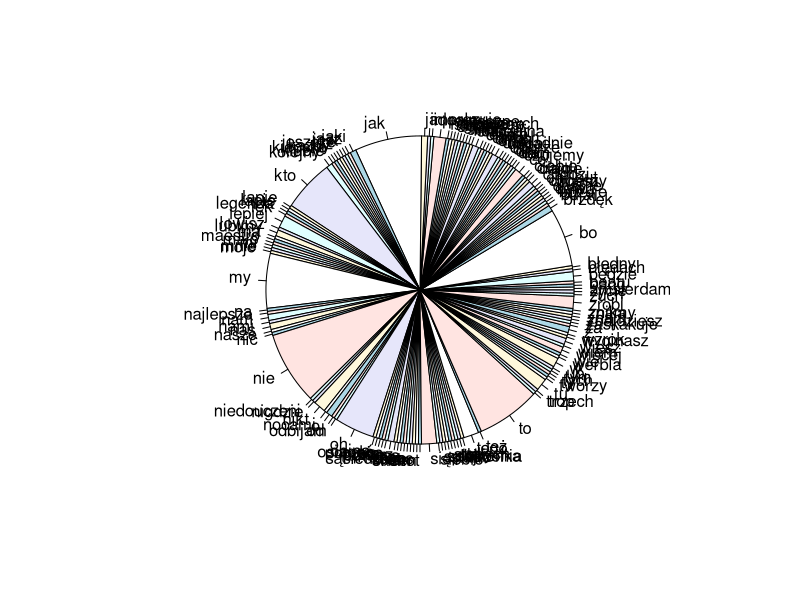
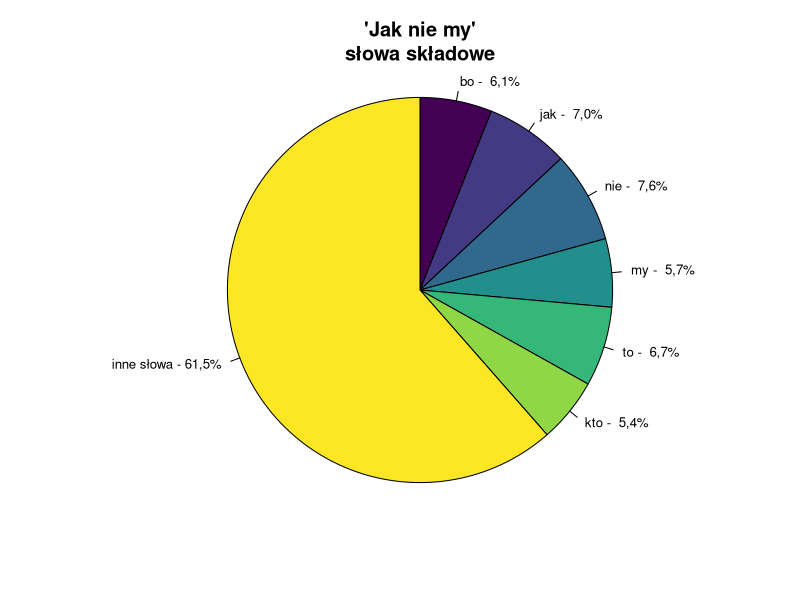

Write R code to recreate these figures, in order.
lyr <- "Bo jak nie my to kto
Bo jak nie my to kto
Bo jak nie my to kto oh oh oh
Bo jak nie my to kto
Bo jak nie my to nikt tego lepiej nie zrobi tu
Daj więcej beatu maestro
Buja się całe sąsiedztwo
Nie znamy granic i przez to
Potem czujemy się kiepsko
Niedouczeni na błędach
Dzisiaj się tworzy legenda
Za pomocą stopy i werbla
Dodaj do tego Amsterdam
Wiesz dokładnie o co chodzi nam
Bo Ty chcesz osiągać idealny stan
Kto
Bo jak nie my to kto
Bo jak nie my to kto oh oh
Bo jak nie my to kto
Bo jak nie my to nikt tego lepiej nie zrobi tu
To są nasze najlepsze dni
Zaskakuje sam siebie i
Potem z rana już nie wiem nic
Ciągle mało jest jeszcze mi
Moje życie bywa jak film
Imprezuje jak Charlie Sheen
Dynia pęka jak w Halloween
Drina goni kolejny drin
Wiesz dokładnie o co chodzi nam
Bo ja też nocami odbijam się od ścian
Kto
Bo jak nie my to kto
Bo jak nie my to kto oh oh oh
Bo jak nie my to kto
Bo jak nie my to nikt tego lepiej nie zrobi tu
My lubimy jazz i lubimy chillout
Jaki ma sens się dziś spinać
Buzuje w nas ta endorfina
Sukienka pin up tak ciebie opina
Oh oh Błędny wzrok kolejny shot łapię trop
Brzdęk brzdęk znika lęk
Dzisiaj w klubie będzie bang
Jak ja dobrze to znam
Grzeszne spojrzenia
Tych grzecznych dam
Ciało wyginasz
Tym łowisz mnie
Jaki będzie finał
Kto to wie
Co z nami będzie
Chcemy więcej
Każdy zuch łapie groove
Nie znajdziesz nigdzie takich trzech
Jak nas dwóch
Kto
Bo jak nie my to kto
Bo jak nie my to kto oh oh oh
Bo jak nie my to kto
Bo jak nie my to nikt tego lepiej nie zrobi tu"

words <- tolower(unlist(stringr::str_split(lyr, "[[:space:][:punct:]]+")))
words
pie(table(words))
df<-data.frame(table(words))
#View(df)
df$words[df$Freq>8]
df[order(-df$Freq),]
#words[substring(words, 1, 15)=="małomiasteczkow"] <- 'małomiasteczkow*'

words2<- words
mainwords <- c("bo", "jak", "nie", "my", "to", "kto")
words2[!(words %in% mainwords)]<-"inne słowa"
words3<-factor(words2, level = c(mainwords, "inne słowa"))
pie(table(words3), 
    clockwise=TRUE, 
    col= viridis::viridis(length(mainwords)+1), 
    #    main="Lyrical composition\nof Let It Be", 
    main="'Jak nie my'\nsłowa składowe", 
    radius = 1, cex = .8, 
    labels=
      paste(levels(words3),
            '-', 
            paste0(format(round(table(words3)/sum(table(words3))*100,1), decimal.mark = ","),'%')))
